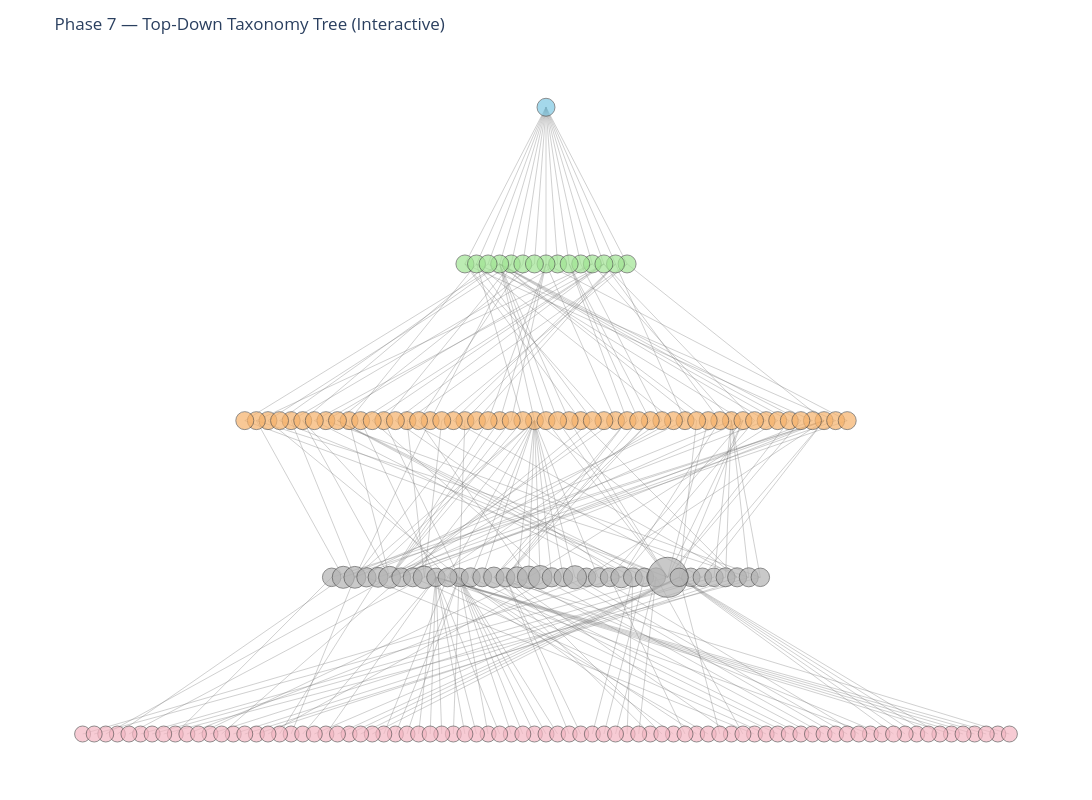

Here is the notebook cell this chart was saved with:
### Code cell
# --- Plotly interactive view of Phase-5 taxonomy ---
# pip install plotly

import json
from collections import defaultdict
import networkx as nx
from networkx.readwrite import json_graph
import plotly.graph_objects as go

GRAPH_JSON_IN = "phase5_taxonomy_graph.json"  # from Phase 5

# 1) Load graph
with open(GRAPH_JSON_IN, "r", encoding="utf-8") as f:
    data = json.load(f)
G = json_graph.node_link_graph(data, directed=True, multigraph=False)

# 2) Simple top-down layout (by node "type")
level_order = {"level1": 1, "level2": 2, "level3": 3, "cluster": 4, "leaf": 5}
def node_level(d): return level_order.get(d.get("type", "cluster"), 4)

levels = defaultdict(list)
for n, d in G.nodes(data=True):
    levels[node_level(d)].append(n)

for lvl in levels:
    levels[lvl].sort(key=lambda n: (G.nodes[n].get("label") or ""))

pos = {}
for lvl in sorted(levels.keys()):
    nodes = levels[lvl]
    xs = list(range(len(nodes)))
    xs = [x - (len(nodes)-1)/2.0 for x in xs]
    for x, n in zip(xs, nodes):
        pos[n] = (x, -lvl)

# 3) Styling helpers
def node_color(d):
    t = d.get("type")
    return {
        "level1": "#7ec8e3",
        "level2": "#a0e493",
        "level3": "#f6b26b",
        "cluster": "#b3b3b3",
        "leaf": "#f4b6c2",
    }.get(t, "#cccccc")

def node_size(d):
    base = 18
    if d.get("type") == "cluster":
        # scale a bit with cluster size
        return min(40, base + 0.03 * d.get("size", 1))
    if d.get("type") == "leaf":
        return 16
    return 18

def hover_text(n, d):
    t = d.get("type", "")
    raw_label = d.get("label", "") or n
    tfidf_label = raw_label.split(":", 1)[-1].strip() if (t == "cluster" and ":" in raw_label) else raw_label
    top_terms = d.get("top_terms", [])
    terms_txt = ", ".join(top_terms[:8]) if top_terms else ""
    if t == "cluster":
        lines = [
            f"<b>{tfidf_label or raw_label}</b>",
            f"Type: {t}",
            f"Cluster ID: {d.get('cluster_id', '')} | Size: {d.get('size', '')}",
        ]
        if terms_txt: lines.append(f"Top terms: {terms_txt}")
        return "<br>".join(lines)
    else:
        return f"<b>{raw_label}</b><br>Type: {t}"

# 4) Build Plotly traces
# Edges
edge_x, edge_y = [], []
for u, v in G.edges():
    x0, y0 = pos[u]
    x1, y1 = pos[v]
    edge_x += [x0, x1, None]
    edge_y += [y0, y1, None]

edge_trace = go.Scatter(
    x=edge_x, y=edge_y,
    mode="lines",
    line=dict(width=1, color="rgba(120,120,120,0.35)"),
    hoverinfo="none",
    showlegend=False,
)

# Nodes (one trace for all types is fine; hover shows details)
xs, ys, sizes, colors, hovers = [], [], [], [], []
for n, d in G.nodes(data=True):
    xs.append(pos[n][0])
    ys.append(pos[n][1])
    sizes.append(node_size(d))
    colors.append(node_color(d))
    hovers.append(hover_text(n, d))

node_trace = go.Scatter(
    x=xs, y=ys,
    mode="markers",
    marker=dict(size=sizes, color=colors, line=dict(width=1, color="rgba(60,60,60,0.8)")),
    text=hovers,
    hovertemplate="%{text}<extra></extra>",
    showlegend=False,
)

# 5) Render inline
fig = go.Figure(data=[edge_trace, node_trace])
fig.update_layout(
    title="Phase 7 — Top-Down Taxonomy Tree (Interactive)",
    xaxis=dict(visible=False),
    yaxis=dict(visible=False),
    plot_bgcolor="white",
    paper_bgcolor="white",
    margin=dict(l=20, r=20, t=60, b=20),
    width=1200, height=800,
)

fig.show()  # <-- displays the interactive graph inline

### Figure 1 — Plotly figure (JSON) as saved in the notebook; plotly's stock layout.template omitted (floating-point values rounded to 4 significant figures; data arrays with more than 128 entries replaced by an {"elided": "..."} marker saying what was removed)
{"data": [{"hoverinfo": "none", "line": {"color": "rgba(120,120,120,0.35)", "width": 1}, "mode": "lines", "showlegend": false, "type": "scatter", "x": {"elided": "705 float values"}, "y": {"elided": "705 int values"}}, {"hovertemplate": "%{text}<extra></extra>", "marker": {"color": {"elided": "188 str values"}, "line": {"color": "rgba(60,60,60,0.8)", "width": 1}, "size": {"elided": "188 float values"}}, "mode": "markers", "showlegend": false, "text": {"elided": "188 str values"}, "type": "scatter", "x": {"elided": "188 float values"}, "y": {"elided": "188 int values"}}], "layout": {"height": 800, "margin": {"b": 20, "l": 20, "r": 20, "t": 60}, "paper_bgcolor": "white", "plot_bgcolor": "white", "title": {"text": "Phase 7 — Top-Down Taxonomy Tree (Interactive)"}, "width": 1200, "xaxis": {"visible": false}, "yaxis": {"visible": false}}}
